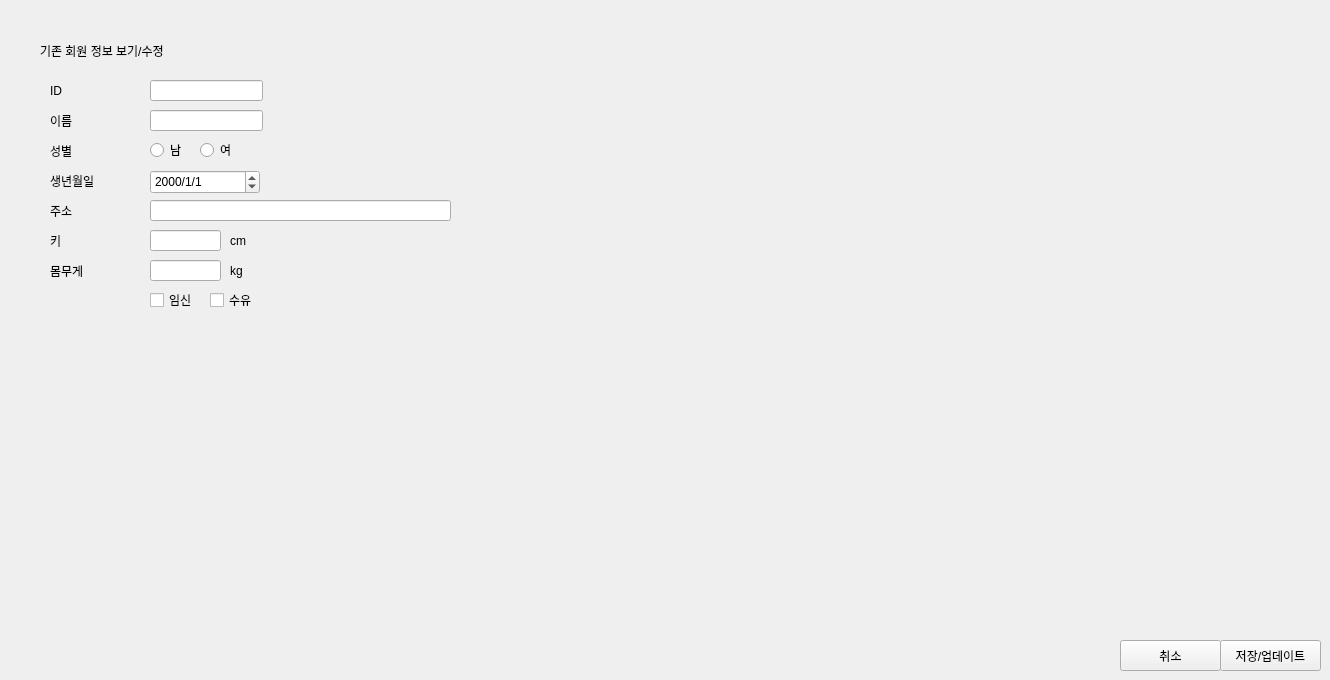
      <widget class="QWidget" name="page_6">
       <widget class="QWidget" name="widget_15" native="true">
        <property name="geometry">
         <rect>
          <x>1110</x>
          <y>620</y>
          <width>211</width>
          <height>51</height>
         </rect>
        </property>
        <widget class="QPushButton" name="btn_cancel_6">
         <property name="geometry">
          <rect>
           <x>10</x>
           <y>20</y>
           <width>101</width>
           <height>31</height>
          </rect>
         </property>
         <property name="text">
          <string>취소</string>
         </property>
        </widget>
        <widget class="QPushButton" name="btn_save_6">
         <property name="geometry">
          <rect>
           <x>110</x>
           <y>20</y>
           <width>101</width>
           <height>31</height>
          </rect>
         </property>
         <property name="text">
          <string>저장/업데이트</string>
         </property>
        </widget>
       </widget>
       <widget class="QWidget" name="widget_23" native="true">
        <property name="geometry">
         <rect>
          <x>20</x>
          <y>30</y>
          <width>501</width>
          <height>401</height>
         </rect>
        </property>
        <widget class="QCheckBox" name="ckBox_preg_6">
         <property name="geometry">
          <rect>
           <x>130</x>
           <y>260</y>
           <width>61</width>
           <height>20</height>
          </rect>
         </property>
         <property name="text">
          <string>임신</string>
         </property>
        </widget>
        <widget class="QLabel" name="label_56">
         <property name="geometry">
          <rect>
           <x>210</x>
           <y>200</y>
           <width>60</width>
           <height>21</height>
          </rect>
         </property>
         <property name="text">
          <string>cm</string>
         </property>
        </widget>
        <widget class="QLineEdit" name="lineEdit_weight_6">
         <property name="geometry">
          <rect>
           <x>130</x>
           <y>230</y>
           <width>71</width>
           <height>21</height>
          </rect>
         </property>
        </widget>
        <widget class="QLabel" name="label_37">
         <property name="geometry">
          <rect>
           <x>30</x>
           <y>200</y>
           <width>60</width>
           <height>21</height>
          </rect>
         </property>
         <property name="text">
          <string>키</string>
         </property>
        </widget>
        <widget class="QLabel" name="label_36">
         <property name="geometry">
          <rect>
           <x>30</x>
           <y>50</y>
           <width>60</width>
           <height>21</height>
          </rect>
         </property>
         <property name="text">
          <string>ID</string>
         </property>
        </widget>
        <widget class="QLabel" name="label_35">
         <property name="geometry">
          <rect>
           <x>30</x>
           <y>230</y>
           <width>60</width>
           <height>21</height>
          </rect>
         </property>
         <property name="text">
          <string>몸무게</string>
         </property>
        </widget>
        <widget class="QLabel" name="label_39">
         <property name="geometry">
          <rect>
           <x>30</x>
           <y>80</y>
           <width>60</width>
           <height>21</height>
          </rect>
         </property>
         <property name="text">
          <string>이름</string>
         </property>
        </widget>
        <widget class="QCheckBox" name="ckBox_bFeeding_6">
         <property name="geometry">
          <rect>
           <x>190</x>
           <y>260</y>
           <width>61</width>
           <height>20</height>
          </rect>
         </property>
         <property name="text">
          <string>수유</string>
         </property>
        </widget>
        <widget class="QLineEdit" name="lineEdit_name_6">
         <property name="geometry">
          <rect>
           <x>130</x>
           <y>80</y>
           <width>113</width>
           <height>21</height>
          </rect>
         </property>
        </widget>
        <widget class="QRadioButton" name="radioBtn_male_6">
         <property name="geometry">
          <rect>
           <x>130</x>
           <y>110</y>
           <width>51</width>
           <height>20</height>
          </rect>
         </property>
         <property name="text">
          <string>남</string>
         </property>
        </widget>
        <widget class="QLabel" name="label_40">
         <property name="geometry">
          <rect>
           <x>30</x>
           <y>140</y>
           <width>60</width>
           <height>21</height>
          </rect>
         </property>
         <property name="text">
          <string>생년월일</string>
         </property>
        </widget>
        <widget class="QLabel" name="label_42">
         <property name="geometry">
          <rect>
           <x>30</x>
           <y>110</y>
           <width>60</width>
           <height>21</height>
          </rect>
         </property>
         <property name="text">
          <string>성별</string>
         </property>
        </widget>
        <widget class="QLabel" name="label_32">
         <property name="geometry">
          <rect>
           <x>30</x>
           <y>170</y>
           <width>60</width>
           <height>21</height>
          </rect>
         </property>
         <property name="text">
          <string>주소</string>
         </property>
        </widget>
        <widget class="QLineEdit" name="lineEdit_height_6">
         <property name="geometry">
          <rect>
           <x>130</x>
           <y>200</y>
           <width>71</width>
           <height>21</height>
          </rect>
         </property>
        </widget>
        <widget class="QRadioButton" name="radioBtn_female_6">
         <property name="geometry">
          <rect>
           <x>180</x>
           <y>110</y>
           <width>71</width>
           <height>20</height>
          </rect>
         </property>
         <property name="text">
          <string>여</string>
         </property>
        </widget>
        <widget class="QLineEdit" name="lineEdit_ID_6">
         <property name="geometry">
          <rect>
           <x>130</x>
           <y>50</y>
           <width>113</width>
           <height>21</height>
          </rect>
         </property>
         <property name="readOnly">
          <bool>true</bool>
         </property>
        </widget>
        <widget class="QDateEdit" name="dateEdit_birthdate_6">
         <property name="geometry">
          <rect>
           <x>130</x>
           <y>140</y>
           <width>110</width>
           <height>24</height>
          </rect>
         </property>
         <property name="displayFormat">
          <string>yyyy/M/d</string>
         </property>
        </widget>
        <widget class="QLabel" name="label_31">
         <property name="geometry">
          <rect>
           <x>20</x>
           <y>10</y>
           <width>151</width>
           <height>21</height>
          </rect>
         </property>
         <property name="text">
          <string>기존 회원 정보 보기/수정</string>
         </property>
        </widget>
        <widget class="QLabel" name="label_79">
         <property name="geometry">
          <rect>
           <x>210</x>
           <y>230</y>
           <width>60</width>
           <height>21</height>
          </rect>
         </property>
         <property name="text">
          <string>kg</string>
         </property>
        </widget>
        <widget class="QLineEdit" name="lineEdit_address_6">
         <property name="geometry">
          <rect>
           <x>130</x>
           <y>170</y>
           <width>301</width>
           <height>21</height>
          </rect>
         </property>
        </widget>
       </widget>
      </widget>
